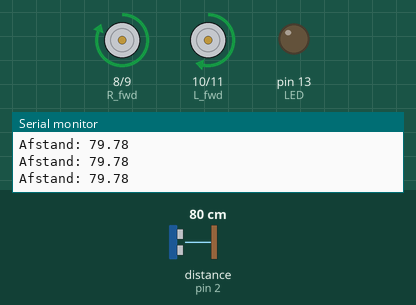
This sketch was run on a simulated Arduino Uno, built with avr-gcc and run on an emulated ATmega328P. Parts: motor-driver pin pairs drawn as motors (green arrow = first pin HIGH = forward, orange = second pin HIGH = backward, longer = more drive), output pins drawn as LEDs (lit = HIGH), the last lines printed to the serial monitor. Wiring (inferred from the names in the program): ultrasonic range finder: trigger pin 3; echo pin 2. The inputs (shaded band) are chosen by the test bench; at power-on: distance to the obstacle (sensor on pin 2) 80 cm. The echo pulse lasts 58.3 µs per cm; pins used as bus, display or sensor lines are not drawn.

Above: at 6.2 s.
6.3 s: distance to the obstacle (sensor on pin 2) set to 12 cm
9.3 s: distance to the obstacle (sensor on pin 2) set to 9 cm
At 10.0 s:
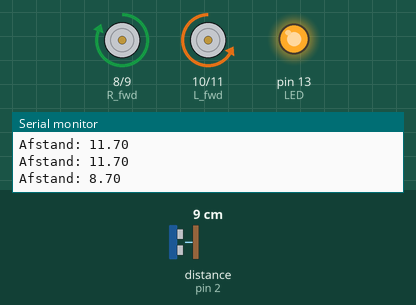
10.8 s: distance to the obstacle (sensor on pin 2) set to 18 cm
At 11.7 s:
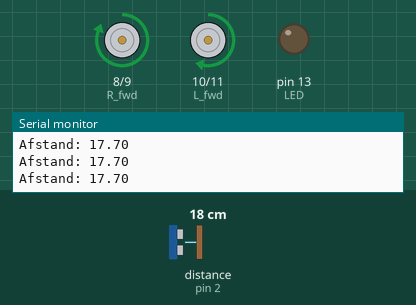
13.8 s: distance to the obstacle (sensor on pin 2) set to 2 cm
At 14.5 s:
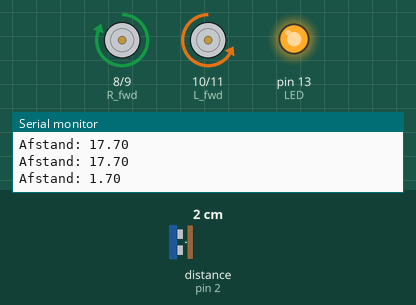
15.3 s: distance to the obstacle (sensor on pin 2) set to 250 cm
At 16.7 s:
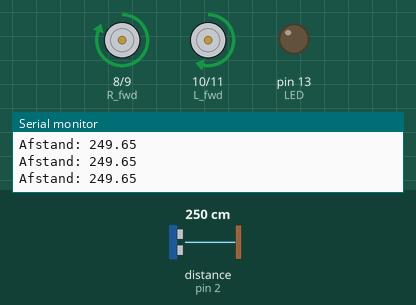
Timing chart, 0 to 18.3 s (numbered marks = the images above; inputs shaded):
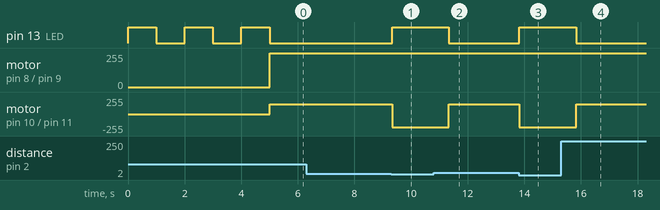

The sketch:

code_2.ino
```cpp
//// speed settings
const int turn_speed_fwd =200;
const int turn_speed_bwd =200;
const int roam_speed =150;

enum hardwareLinks{
  L_fwd =10,
  L_bwd =11,
  R_fwd =8,
  R_bwd =9,
  LED =13,
  afstand_echo =2,
  afstand_trig =3
};

// other settings
const int serial_speed =9600;
const int detection_distance =10;
const int turn_time =1000;

// varable delcaration
float distance;
bool turning;
bool forward;

void writePlusShow(int timer, int color){
    Serial.print(timer);
    Serial.println("...");
    analogWrite(LED, color);
    delay(1000);
}

void setup() {
  // put your setup code here, to run once:
  Serial.begin(serial_speed); // initaliseer de communicatie met de computer

  pinMode(L_fwd, OUTPUT); // initaliseer de in- en uitgangen
  pinMode(L_bwd, OUTPUT);
  pinMode(R_fwd, OUTPUT);
  pinMode(R_bwd, OUTPUT);
  pinMode(LED, OUTPUT);
  pinMode(afstand_trig, OUTPUT);
  pinMode(afstand_echo, INPUT);

  Serial.println();
  for(int i = 5; i > 0 ;i--){
    if (i % 2 == 1){
      writePlusShow(i, 255);
    }
    else{
      writePlusShow(i, 0);
    }
  }
}

float detect_distance() {
  float dur; // variable voor het opslaan van de tijd voor de echo
  float dis; // variable voor het opslaan van de avstand in deze functie
  digitalWrite(afstand_trig, LOW);       // zet de afstand_trig op LOW
  delayMicroseconds(2);             // wacht 2 microseconden zodat de afstand_trig ook daadwerkelijk LOW is

  digitalWrite(afstand_trig, HIGH);      // zet de afstand_trig op HIGH om ultrasoon geluid te zenden
  delayMicroseconds(10);            // wacht 10 microseconden
  digitalWrite(afstand_trig, LOW);       // set de afstand_trig op LOW om het zenden te stoppen

  dur = pulseIn(afstand_echo, HIGH);     // vraag de tijdsduur op van hoe lang het duurde tot de afstand_echo HIGH was.
                                          // Let op dat pulseIn het programma voor pauseert totdat er een signaal terug is ontvangen
                                          // standaard is de timeout 1 seconden. Dus het programma staat maximaal 1 seconde stil.
  dis = (dur * 0.0343) / 2;    // bereken de afstand aan de hand van de snelheid van het geluid
                                          // dit getal moet door 2 worden gedeeld omdat het geluid heen en terug is gegaan.
  return dis;
}

void loop() {
  distance = detect_distance(); // meet de afstand tot de muur
  Serial.print("Afstand: ");             // Toon het resultaat op de seriële monitor
  Serial.println(distance);

  if(distance < detection_distance) {
    forward = false;
    analogWrite(L_fwd, 0);
    analogWrite(R_fwd, turn_speed_fwd);
    analogWrite(L_bwd, turn_speed_bwd);
    analogWrite(R_bwd, 0);
    analogWrite(LED, 255);
    delay(turn_time); // zodat de robot gegarandeerd een grotere hoek heeft gedraaid
  }
  else {

    analogWrite(L_fwd, roam_speed);
    analogWrite(R_fwd, roam_speed);
    analogWrite(L_bwd, 0);
    analogWrite(R_bwd, 0);
    analogWrite(LED, 0);
  }
}
```

Measured:
- the behaviour switches between 11 and 10 cm on distance to the obstacle (sensor on pin 2) (found by bisection; images 0 and 1)
- after the input at 9.3 s, pin 13 (LED): LOW → HIGH at once; motor on pin 10 (L_fwd) / pin 11 (L_bwd): forward 150/255 → backward 200/255 at once
- after the input at 10.8 s, pin 13 (LED): HIGH → LOW after 0.53 s; motor on pin 10 (L_fwd) / pin 11 (L_bwd): backward 200/255 → forward 150/255 after 0.53 s
- after the input at 13.8 s, pin 13 (LED): LOW → HIGH at once; motor on pin 10 (L_fwd) / pin 11 (L_bwd): forward 150/255 → backward 200/255 at once
- after the input at 15.3 s, pin 13 (LED): HIGH → LOW after 0.54 s; motor on pin 10 (L_fwd) / pin 11 (L_bwd): backward 200/255 → forward 150/255 after 0.54 s
- by itself, pin 13 (LED): alternates HIGH for 1.0 s and LOW for 1.0 s
